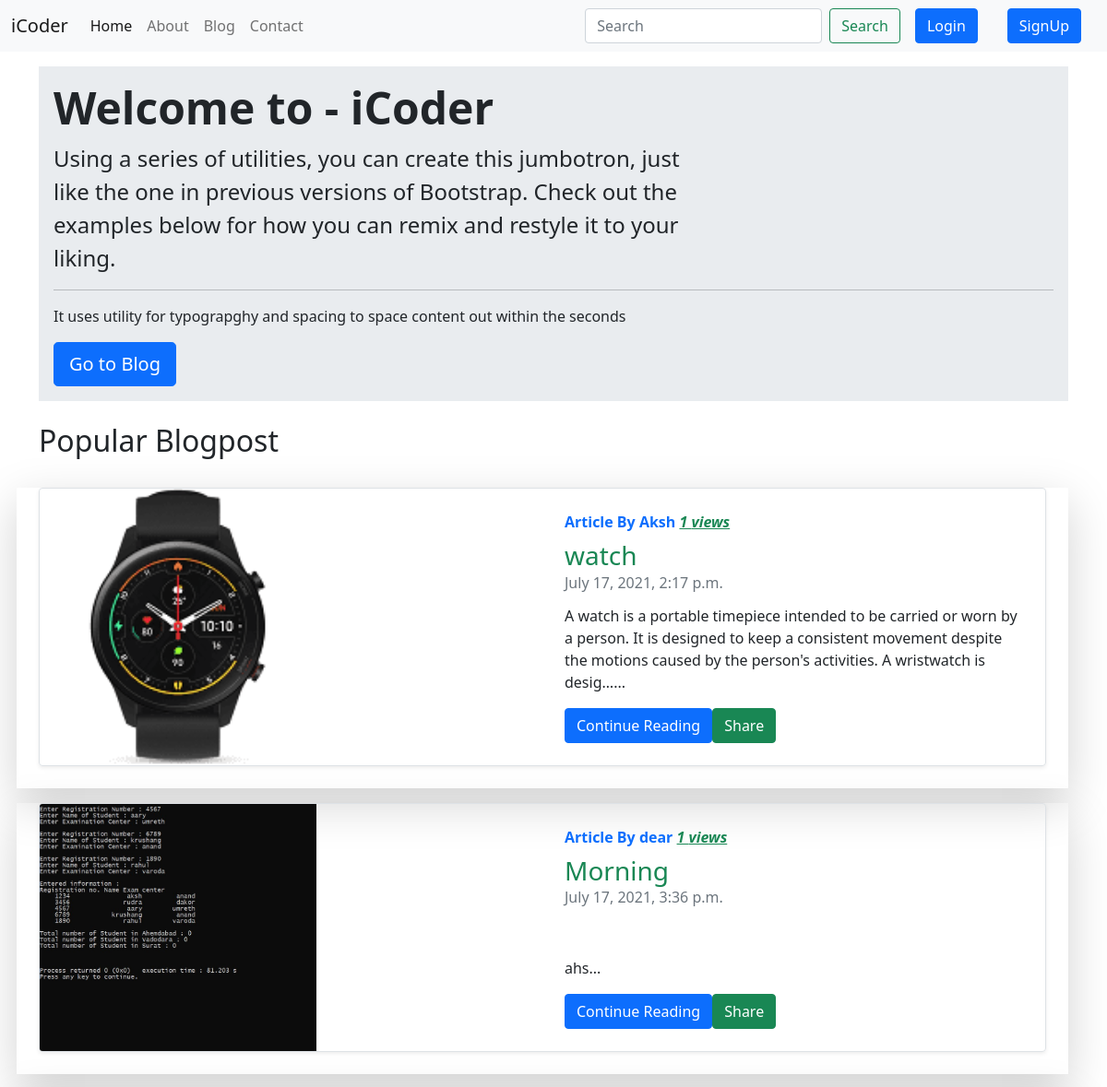
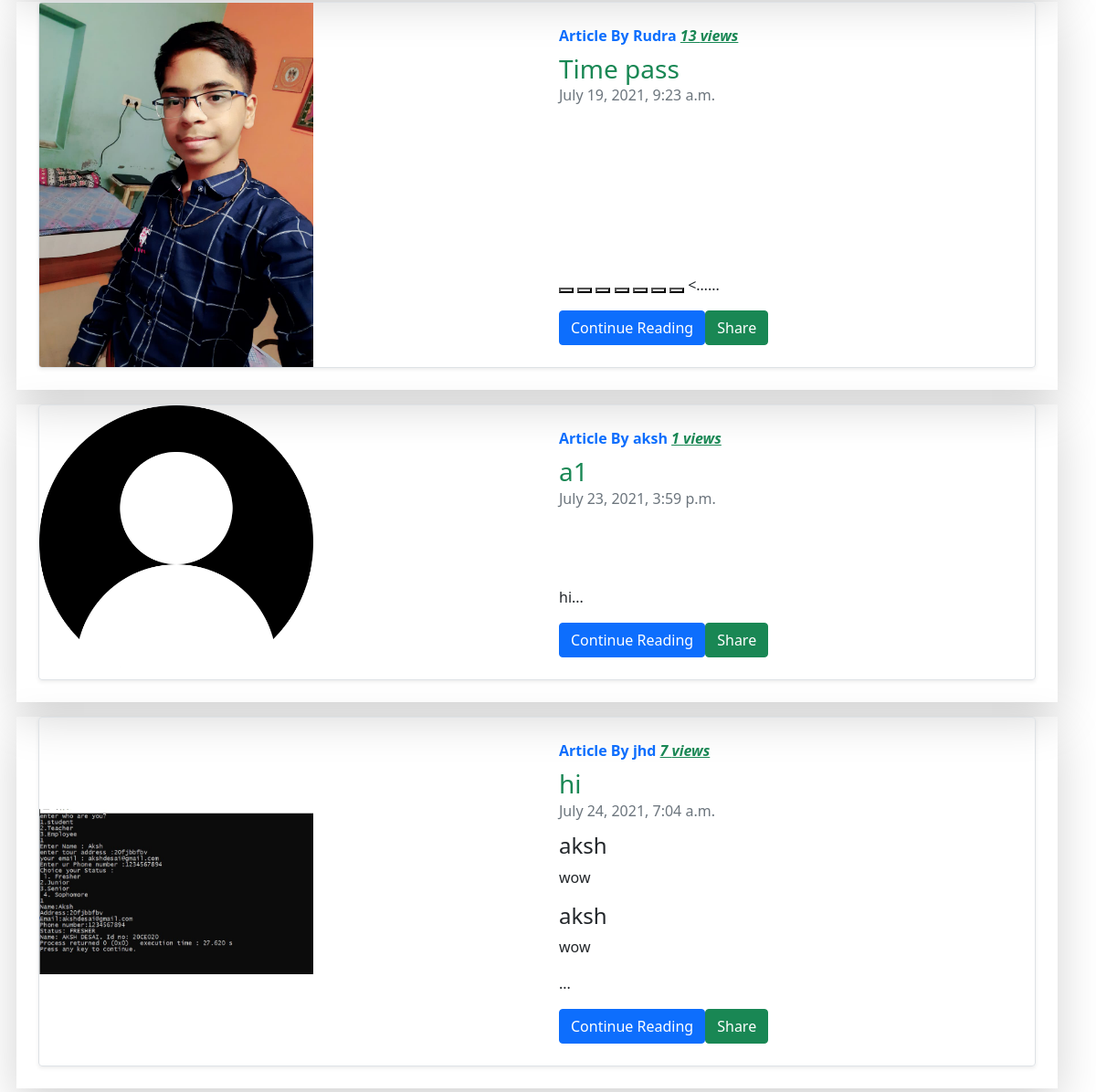
The page / on the database its author committed (2 pictures, top to bottom).
### blog/models.py (models this page shows)
class Post(models.Model):
    sno = models.AutoField(primary_key = True)
    title = models.CharField(max_length=255)
    content = models.TextField()
    author = models.CharField(max_length=25)
    views = models.IntegerField(default=0)
    timestamp = models.DateTimeField()
    image2 = models.ImageField(upload_to='aksh1/')
    def __str__(self):
        return self.title + ' By ' + self.author

### home/views.py (the view)
# urls.py: 2. Add a URL to urlpatterns:  path('', views.home, name='home')
def home(request):
    print('aksh12', request)
    context = Post.objects.all()
    print('context', context)
    list1 = []
    list2 = []
    for i in context:
        v = i.views
        list1.append(v)
    list1.sort()
    print('list1', list1)
    s = list1[len(list1)-3:]
    s.reverse()
    print('s',s)
    for i in context:
        if i.views in s:
            list2.append(i)
    print('list2', list2)
    print('popat', context)
    context1 = {'a':list2}
    return render(request, 'home/home1.html' ,context1)

### templates/home/home1.html (shortened to what this page needs)
{% extends 'base.html' %}
{% block homeactive %}active{% endblock homeactive %}
{% block body %}
<div class="container">
  <div class="my-3 mb-4 bg-light rounded-3 jumbotron">
    <div style="background-color: #E9ECEF">
      <div class="container p-3">
        {% if user.is_authenticated %}
        <h1 class="display-5 fw-bold">Welcome <span class="text-primary">{{request.user}} </span>  -  iCoder</h1>
        {% else %}
        <h1 class="display-5 fw-bold">Welcome to -  iCoder</h1>
        {% endif %}
        <p class="col-md-8 fs-4">Using a series of utilities, you can create this jumbotron, just like the one in
          previous versions of Bootstrap. Check out the examples below for how you can remix and restyle it to your
          liking.</p>
        <hr>
        <p class='fs-6'>It uses utility for typograpghy and spacing to space content out within the seconds</p>
        <a href='/blog/' class="btn btn-primary btn-lg" type="button">Go to Blog</a>
      </div>
    </div>
  </div>
</div>
<div class="container">
  <h2>Popular Blogpost</h2>
  <div class="row mb-2 my-4">
    {% for i in a %}
    <div class="row mb-2 my-2 shadow-lg">
      <div class="col-md-12">
        <div class="row g-0 border rounded overflow-hidden flex-md-row mb-4 shadow-sm h-md-250 position-relative">
          <div class="col-6 d-flex d-md-block d-none align-self-center">
            <img class="bd-placeholder-img" width="55%" height="40%" src='{{i.image2.url}}'>
          </div>
          <div
            class="col-sm-6 col-12 text-center text-sm-start p-4 jusify-content-end d-flex flex-column position-static">
            <strong class="d-inline-block mb-2 text-primary">Article By {{i.author}} <span><i><u
                    class="text-success">{{i.views}} views</u></i></span></strong>
            <h3 class="mb-0 text-success">{{i.title}} </h3>
            <div class="mb-1 text-muted">{{i.timestamp}}</div>
            <p class="card-text mt-2 mb-auto">
            <div class="preview">{{i.content|safe|truncatechars:198}}...</div>
            </p>
            <div class="d-flex justify-content-sm-start justify-content-around">
              <a href="/blog/contin/{{i.sno}}/" role='button' class="btn btn-sm-sm btn-primary">Continue Reading</a>
              <button class="btn btn-success" onclick="share()">Share</button>
            </div>
          </div>
        </div>
      </div>
    </div>
    {% endfor %}
  </div>
</div>
{% endblock body %}

### rows shown on the page
Post: image2 (picture), author "Aksh", views "1", title "watch", timestamp "July 17, 2021, 2:17 p.m.", content "A watch is a portable timepiece intended to be carried or worn by a person. It is designed to keep a consistent movement despite the motions caused by the person's activities. A wristwatch is desig…"
Post: image2 (picture), author "dear", views "1", title "Morning", timestamp "July 17, 2021, 3:36 p.m.", content "ahs"
Post: image2 (picture), author "Rudra", views "13", title "Time pass", timestamp "July 19, 2021, 9:23 a.m.", content "<…"
Post: image2 (picture), author "aksh", views "1", title "a1", timestamp "July 23, 2021, 3:59 p.m.", content "hi"
Post: image2 (picture), author "jhd", views "7", title "hi", timestamp "July 24, 2021, 7:04 a.m.", content "aksh wow aksh wow"
